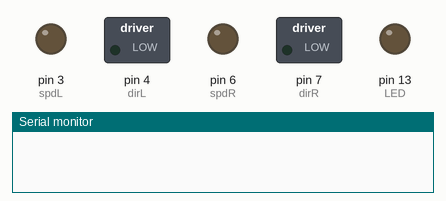
The sketch below on a simulated Arduino Uno, built with avr-gcc and run on an emulated ATmega328P. Parts: switched loads named in the sketch (green lamp = pin HIGH), output pins drawn as LEDs (lit = HIGH), the last lines printed to the serial monitor.

Above: at 0.8 s.
At 6.6 s:
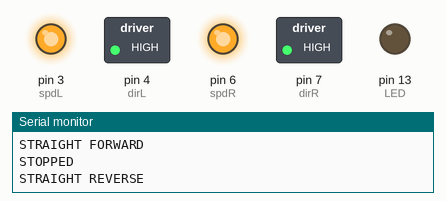
At 10.8 s:
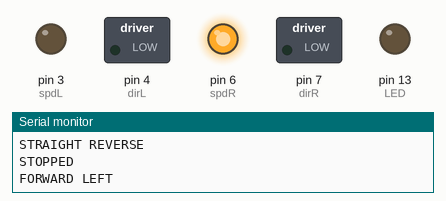
At 19.3 s:
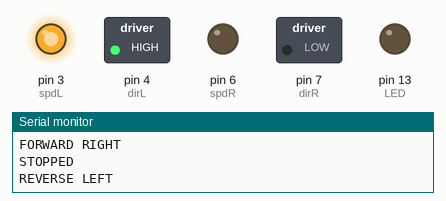
At 27.8 s:
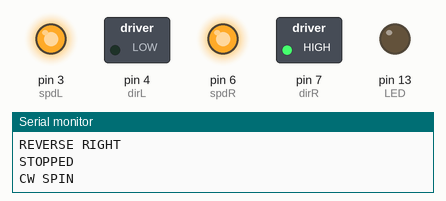
At 38.6 s:
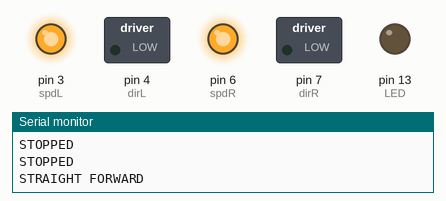
Timing chart, 0 to 40.0 s (numbered marks = the images above):
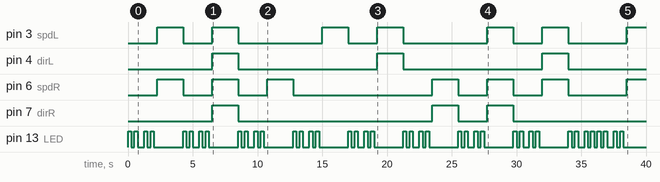

The sketch:

testH-BridgeDCMotors.ino
```cpp
/*
 * Silicon Derby Delaware League
 * First Born v0.1
 *
 * Test H-bridge & DC motors
 *
 */

const byte spdL = 3; // analog output pins 3,5,6,9,10,11
const byte dirL = 4; // analog output pins 3,5,6,9,10,11
const byte spdR = 6; // analog output pins 3,5,6,9,10,11
const byte dirR = 7; // analog output pins 3,5,6,9,10,11
const byte LED = LED_BUILTIN;// 13; // on-board LED

// Set motor speed (if using PWM)
const float s = 1.0; // 1.0 = full speed
const int spd = int(255 * s);

// Set time duration of motor command
const int d = 2000; // in milliseconds

// Set time duration of stop command
const int scd = 250; // in milliseconds

void setup() {
  // put your setup code here, to run once:
  // comment out if using PWM
  //pinMode(spdL,OUTPUT);
  pinMode(dirL,OUTPUT);
  //pinMode(spdR,OUTPUT);
  pinMode(dirR,OUTPUT);
  pinMode(LED, OUTPUT);
  Serial.begin(9600);
  randomSeed(analogRead(0)); // Get a random seed from noise on analog input 0
  //STOP();
}

void loop() {
  // put your main code here, to run repeatedly:
  //STOP(); // uncomment this line to execute STOP commands during a random walk
// Pick a random number & execute a corresponding function
  //int randNum = random(9); // uncomment this line for a random walk
  for (int randNum = 0; randNum < 9; randNum++) { // comment out this for loop for a random walk
  switch (randNum) {
    case 0:
      STOP();
      break;
    case 1:
      straightFwd();
      STOP();
      break;
    case 2:
      straightRev();
      STOP();
      break;
    case 3:
      fwdLeft();
      STOP();
      break;
    case 4:
      fwdRight();
      STOP();
      break;
    case 5:
      revLeft();
      STOP();
      break;
    case 6:
      revRight();
      STOP();
      break;
    case 7:
      cwSpin();
      STOP();
      break;
    case 8:
      ccwSpin();
      STOP();
      break;
    default:
      Serial.print("ERROR");
      break;
  } // end switch-case

  } // end for loop -- comment out this for loop for a random walk

  //Serial.print("\n ******************** STARTING OVER ******************** \n");
}

void STOP() {
  analogWrite(spdL,0);    // Set speed of left motor to zero
  digitalWrite(dirL,LOW);
  analogWrite(spdR,0);    // Set speed of right motor to zero
  digitalWrite(dirR,LOW);
  heartBeat();
  Serial.print("STOPPED\n");
  delay(scd);

}

void straightFwd() {
  analogWrite(spdL,spd);
  digitalWrite(dirL,LOW); // Set direction to forward
  analogWrite(spdR,spd);
  digitalWrite(dirR,LOW); // Set direction to forward
  Serial.print("STRAIGHT FORWARD\n");
  delay(d);

}

void straightRev() {
  analogWrite(spdL,spd);
  digitalWrite(dirL,HIGH); // Set direction to reverse
  analogWrite(spdR,spd);
  digitalWrite(dirR,HIGH); // Set direction to reverse
  Serial.print("STRAIGHT REVERSE\n");
  delay(d);

}

void fwdRight() {
  analogWrite(spdL,spd);
  digitalWrite(dirL,LOW); // Set direction to forward
  analogWrite(spdR,0);
  digitalWrite(dirR,LOW);
  Serial.print("FORWARD RIGHT\n");
  delay(d);

}

void fwdLeft() {
  analogWrite(spdL,0);
  digitalWrite(dirL,LOW);
  analogWrite(spdR,spd);
  digitalWrite(dirR,LOW); // Set direction to forward
  Serial.print("FORWARD LEFT\n");
  delay(d);

}

void revLeft() {
  analogWrite(spdL,spd);
  digitalWrite(dirL,HIGH); // Set direction to reverse
  analogWrite(spdR,0);
  digitalWrite(dirR,LOW);
  Serial.print("REVERSE LEFT\n");
  delay(d);

}

void revRight() {
  analogWrite(spdL,0);
  digitalWrite(dirL,LOW);
  analogWrite(spdR,spd);
  digitalWrite(dirR,HIGH); // Set direction to reverse
  Serial.print("REVERSE RIGHT\n");
  delay(d);

}

void cwSpin() {
  analogWrite(spdL,spd);
  digitalWrite(dirL,LOW); // Set direction to forward
  analogWrite(spdR,spd);
  digitalWrite(dirR,HIGH); // Set direction to reverse
  Serial.print("CW SPIN\n");
  delay(d);

}

void ccwSpin() {
  analogWrite(spdL,spd);
  digitalWrite(dirL,HIGH); // Set direction to reverse
  analogWrite(spdR,spd);
  digitalWrite(dirR,LOW); // Set direction to forward
  Serial.print("CCW SPIN\n");
  delay(d);

}

void heartBeat() {
  digitalWrite(LED,HIGH);
  delay(250);
  digitalWrite(LED,LOW);
  delay(250);
  digitalWrite(LED,HIGH);
  delay(250);
  digitalWrite(LED,LOW);
  delay(500);
  digitalWrite(LED,HIGH);
  delay(250);
  digitalWrite(LED,LOW);
  delay(250);
  digitalWrite(LED,HIGH);
  delay(250);
  digitalWrite(LED,LOW);
}
```

Measured:
- by itself, pin 3 (spdL): repeats every 12.8 s: LOW 2.3 s, HIGH 2.0 s, LOW 6.5 s, HIGH 2.0 s
- by itself, pin 4 (dirL): alternates HIGH for 2.0 s and LOW for 10.8 s
- by itself, pin 6 (spdR): LOW → HIGH at 2.3 s, → LOW 2.0 s later, → HIGH 2.3 s later, → LOW 2.0 s later, … (13 changes in this stretch)
- by itself, pin 7 (dirR): goes HIGH 2.0 s, LOW 15.0 s, HIGH 2.0 s, LOW 2.3 s, HIGH 2.0 s, then LOW
- by itself, pin 13 (LED): LOW → HIGH at 0.00 s, → LOW 0.25 s later, → HIGH 0.25 s later, → LOW 0.25 s later, … (80 changes in this stretch)
